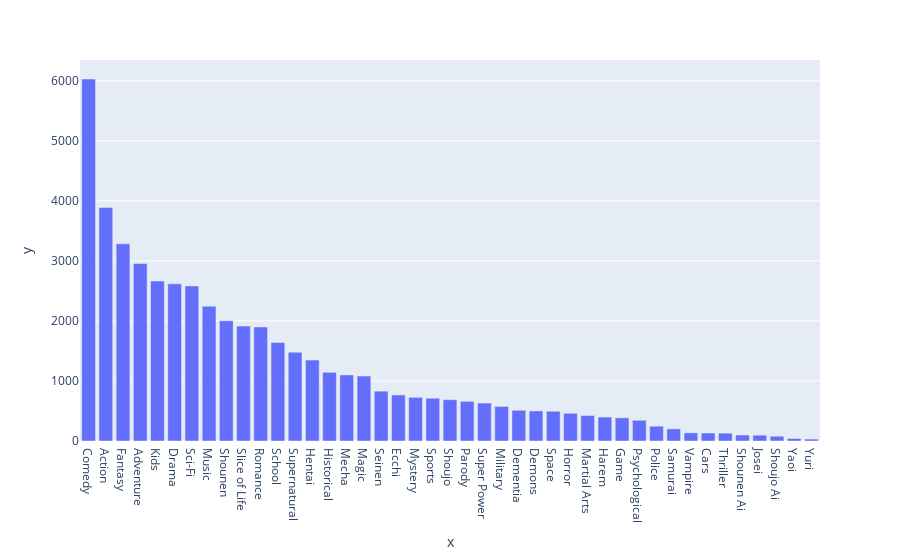

Notebook cell for this chart:
### Code cell
fig = px.bar(y=genre_counts.values, x=genre_counts.index)
# fig.update_layout(
#     width=1200,  
#     height=800)
fig.show()

### Figure 1 — Plotly figure (JSON) as saved in the notebook; plotly's stock layout.template omitted (floating-point values rounded to 4 significant figures)
{"data": [{"alignmentgroup": "True", "hovertemplate": "x=%{x}<br>y=%{y}<extra></extra>", "legendgroup": "", "marker": {"color": "#636efa", "pattern": {"shape": ""}}, "name": "", "offsetgroup": "", "orientation": "v", "showlegend": false, "textposition": "auto", "type": "bar", "x": ["Comedy", "Action", "Fantasy", "Adventure", "Kids", "Drama", "Sci-Fi", "Music", "Shounen", "Slice of Life", "Romance", "School", "Supernatural", "Hentai", "Historical", "Mecha", "Magic", "Seinen", "Ecchi", "Mystery", "Sports", "Shoujo", "Parody", "Super Power", "Military", "Dementia", "Demons", "Space", "Horror", "Martial Arts", "Harem", "Game", "Psychological", "Police", "Samurai", "Vampire", "Cars", "Thriller", "Shounen Ai", "Josei", "Shoujo Ai", "Yaoi", "Yuri"], "xaxis": "x", "y": [6029, 3888, 3285, 2957, 2665, 2619, 2583, 2244, 2003, 1914, 1899, 1642, 1479, 1348, 1144, 1101, 1081, 830, 767, 727, 713, 688, 660, 632, 576, 512, 501, 495, 462, 425, 399, 386, 345, 247, 202, 136, 133, 131, 100, 97, 79, 42, 32], "yaxis": "y"}], "layout": {"barmode": "relative", "legend": {"tracegroupgap": 0}, "margin": {"t": 60}, "xaxis": {"anchor": "y", "domain": [0, 1], "title": {"text": "x"}}, "yaxis": {"anchor": "x", "domain": [0, 1], "title": {"text": "y"}}}}
